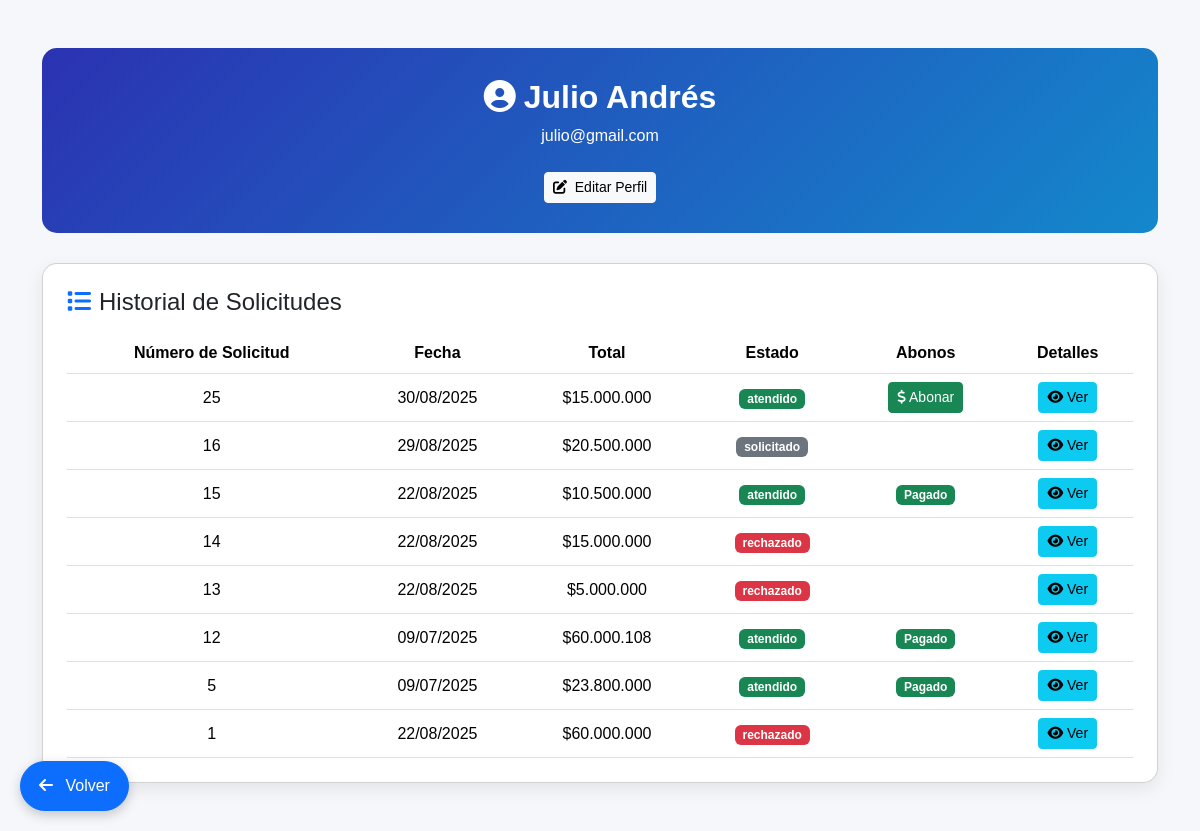
Page /vista/general/perfil.php (signed in) on the committed database.
### tables this page shows
CREATE TABLE `clientes` (
  `id` int(11) NOT NULL,
  `nombre` text NOT NULL,
  `tipo_documento` enum('CC','TI','RC','PASAPORTE','CE') DEFAULT NULL,
  `numero_documento` int(11) DEFAULT NULL,
  `fecha_registro` timestamp NULL DEFAULT NULL,
  `fecha_nacimiento` date DEFAULT NULL,
  `correo` varchar(150) NOT NULL,
  `contacto_1` varchar(15) DEFAULT NULL,
  `contacto_2` varchar(15) DEFAULT NULL,
  `clave` varchar(100) NOT NULL,
  `direccion` text DEFAULT NULL
);

CREATE TABLE `ventas` (
  `id` int(11) NOT NULL,
  `tipo_venta` enum('online','fisica','','') NOT NULL,
  `fecha` timestamp NOT NULL DEFAULT current_timestamp(),
  `total` int(11) NOT NULL,
  `id_cliente` int(11) DEFAULT NULL,
  `nombre_cliente` varchar(35) DEFAULT NULL,
  `telefono` bigint(15) DEFAULT NULL,
  `direccion` text DEFAULT NULL,
  `estado` enum('solicitado','atendido','rechazado') DEFAULT NULL,
  `detalles` text DEFAULT NULL
);

### modelo/ventas_m.php (called while the page is built, shortened)
<?php
function obtenerVentasporId($conn, $id_venta) {
    $sql = "SELECT * FROM ventas WHERE id = ?";
    $stmt = $conn->prepare($sql);
    $stmt->bind_param("i", $id_venta);
    $stmt->execute();
    $result = $stmt->get_result();
    return $result->fetch_assoc();
}
function obtenerTotalAbonosPorVenta($conn, $id_venta) {
    $sql = "SELECT SUM(monto) AS total_abonos FROM abonos WHERE id_venta = ? AND estado = 'aceptado'";
    $stmt = $conn->prepare($sql);
    $stmt->bind_param("i", $id_venta);
    $stmt->execute();
    $result = $stmt->get_result();
    $row = $result->fetch_assoc();
    return $row['total_abonos'] ?? 0;
}
?>

### vista/general/perfil.php (the view, shortened to what this page needs)
<?php
require_once '../../conexion.php';
include '../../modelo/ventas_m.php';
$id = $_SESSION['id_cliente'];
$stmt = $conn->prepare("SELECT nombre, tipo_documento, numero_documento, fecha_nacimiento, correo, contacto_1, contacto_2, direccion FROM clientes WHERE id = ?");
$stmt->bind_param("i", $id);
$stmt->execute();
$result = $stmt->get_result();
$cliente = $result->fetch_assoc();
$stmt2 = $conn->prepare("SELECT * FROM ventas WHERE id_cliente = ? ORDER BY id DESC");
$stmt2->bind_param("i", $id);
$stmt2->execute();
$compras = $stmt2->get_result();
$compras->data_seek(0);
?>
<!DOCTYPE html>
<html lang="es">
<head>
    <link rel="stylesheet" href="../../libs/bootstrap-5.3.3-dist/css/bootstrap.min.css">
    <link rel="stylesheet" href="../../libs/fontawesome-free-6.7.2-web/css/all.min.css">
</head>
<body>
    <button onclick="window.location.href='PaginaPrincipal.php';" class="btn btn-primary btn-floating">
        <i class="fas fa-arrow-left me-2"></i> Volver
    </button>
    <div class="container py-5">
        <div class="profile-header text-center">
            <h2><i class="fas fa-user-circle me-2"></i><?php echo $cliente['nombre']; ?></h2>
            <p><?php echo $cliente['correo']; ?></p>
            <button type="button" class="btn btn-light btn-sm mt-2" data-bs-toggle="modal" data-bs-target="#editarPerfilModal">
                <i class="fas fa-edit me-1"></i> Editar Perfil
            </button>
        </div>
        <div class="card p-4">
            <h4 class="mb-3"><i class="fas fa-list me-2 text-primary"></i>Historial de Solicitudes</h4>
            <?php if ($compras->num_rows > 0): ?>
                <div class="table-responsive">
                    <table class="table align-middle text-center mb-0">
                        <thead>
                            <tr>
                                <th>Número de Solicitud</th>
                                <th>Fecha</th>
                                <th>Total</th>
                                <th>Estado</th>
                                <th>Abonos</th>
                                <th>Detalles</th>
                            </tr>
                        </thead>
                        <tbody>
                            <?php $i = 1;
                            while ($compra = $compras->fetch_assoc()): ?>
                                <tr>
                                    <td><?= $compra['id']; ?></td>
                                    <td><?php echo date('d/m/Y', strtotime($compra['fecha'])); ?></td>
                                    <td>$<?php echo number_format($compra['total'], 0, ',', '.'); ?></td>
                                    <td>
                                        <span class="badge <?php echo $compra['estado'] === 'rechazado' ? 'bg-danger' : ($compra['estado'] === 'atendido' ? 'bg-success' : 'bg-secondary'); ?>">
                                            <?php echo $compra['estado']; ?>
                                        </span>
                                    </td>
                                    <?php
                                    $venta = obtenerVentasporId($conn, $compra['id']);
                                    $id_venta = $venta['id'];
                                    $totalAbonos = obtenerTotalAbonosPorVenta($conn, $id_venta);
                                    $saldoPendiente = $venta['total'] - $totalAbonos;
                                    ?>
                                    <td>
                                        <?php if ($venta['estado'] === 'atendido' && $saldoPendiente > 0): ?>
                                            <a href="#" class="btn btn-sm btn-success" data-bs-toggle="modal"
                                                data-bs-target="#abonarCompraModal<?php echo $compra['id']; ?>">
                                                <i class="fas fa-dollar"></i> Abonar
                                            </a>
                                        <?php elseif ($saldoPendiente == 0): ?>
                                            <span class="badge bg-success">Pagado</span>
                                        <?php endif; ?>
                                    </td>
                                    <td>
                                        <a href="#" class="btn btn-sm btn-info" data-bs-toggle="modal" data-bs-target="#detalleCompraModal<?php echo $compra['id']; ?>">
                                            <i class="fas fa-eye"></i> Ver
                                        </a>
                                    </td>
                </div>
                </tr>
            <?php endwhile; ?>
    <?php else: ?>
        <p class="text-center text-muted mt-3">Aún no has realizado compras.</p>
    <?php endif; ?>
</body>
</html>

### vista/general/perfil.php (style rules this page uses)
body { background: #f5f7fa; min-height: 100vh; font-family: 'Poppins', sans-serif; }
.btn-floating { position: fixed; bottom: 20px; left: 20px; border-radius: 50px; padding: 12px 18px; box-shadow: 0 4px 12px rgba(0, 0, 0, 0.2); z-index: 999; }
.card { border-radius: 15px; box-shadow: 0 6px 18px rgba(0, 0, 0, 0.08); }
.profile-header { background: linear-gradient(135deg, #2B32B2, #1488CC); border-radius: 15px; color: white; padding: 30px; margin-bottom: 30px; }
.profile-header h2 { font-weight: 700; }
.table thead { background-color: #007BFF; color: #fff; }

### rows in the picture
clientes: nombre "Julio Andrés", correo "julio@gmail.com"
ventas: id "25", fecha "30/08/2025", total "15.000.000", estado "atendido"
ventas: id "16", fecha "29/08/2025", total "20.500.000", estado "solicitado"
ventas: id "15", fecha "22/08/2025", total "10.500.000", estado "atendido", shows "Pagado"
ventas: id "14", fecha "22/08/2025", total "15.000.000", estado "rechazado"
ventas: id "13", fecha "22/08/2025", total "5.000.000", estado "rechazado"
ventas: id "12", fecha "09/07/2025", total "60.000.108", estado "atendido", shows "Pagado"
ventas: id "5", fecha "09/07/2025", total "23.800.000", estado "atendido", shows "Pagado"
ventas: id "1", fecha "22/08/2025", total "60.000.000", estado "rechazado"
